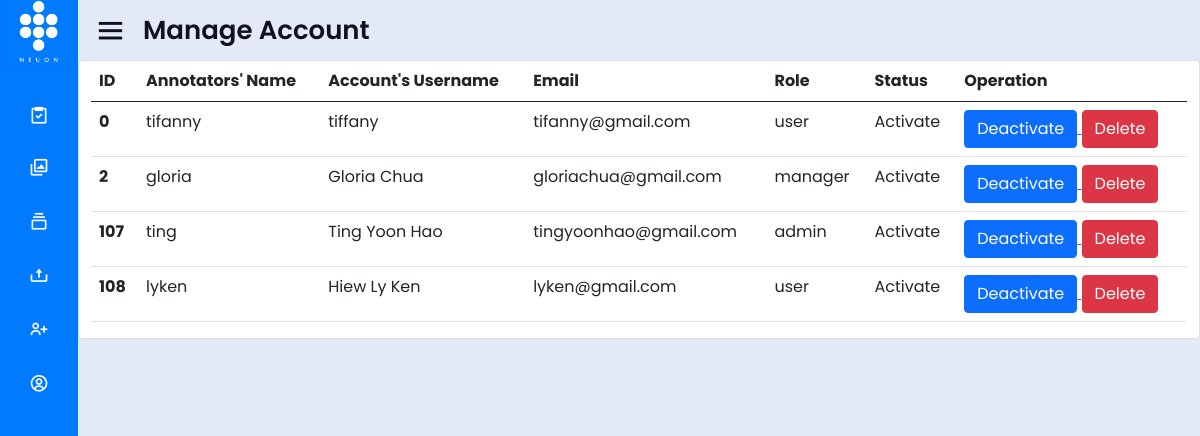
The app's page /Admin_ManageAccount.php (signed in) with its own data.
### tables this page shows
CREATE TABLE `users` (
  `id` int(11) NOT NULL,
  `role` enum('user','manager','admin') NOT NULL,
  `username` varchar(255) NOT NULL,
  `password` varchar(255) NOT NULL,
  `name` varchar(100) NOT NULL,
  `email` varchar(100) NOT NULL,
  `status` varchar(25) NOT NULL DEFAULT 'Activate'
);

### Admin_ManageAccount.php (the view, shortened to what this page needs)
<?php
   include "db_conn.php";
   if (isset($_SESSION['username']) && isset($_SESSION['id'])) {   ?>
<!DOCTYPE html>
<html lang="en" dir="ltr">
  <head>
    <link rel="stylesheet" href="css/style.css">
    <link href="https://cdn.jsdelivr.net/npm/bootstrap@5.0.0-beta1/dist/css/bootstrap.min.css" rel="stylesheet">
    <link href='https://unpkg.com/boxicons@2.0.7/css/boxicons.min.css' rel='stylesheet'>
   </head>
<body>
  <div class="sidebar close">
    <div class="logo-details">
    <a href="home.php">
				<img src="Images/NeuonAI_Logo.png" height="75px" width="75px">
			</a>
    </div>
    <ul class="nav-links">
    <li>
					<a href="Admin_Task.php">
						<i class='bx bx-task' ></i>
					</a>
				</li>
      <li>
        <a href="Admin_AnnotateTool.php">
          <i class='bx bx-images'></i>
        </a>
      </li>
      <li>
        <div class="iocn-link">
          <a href="Admin_ManageTask.php">
            <i class='bx bx-collection' ></i>
          </a>
        </div>
      </li>
      <li>
					<div class="iocn-link">
						<a href="../final/admin_upload/Admin_UploadTask.php">
							<i class='bx bx-upload'></i>
						</a>
					</div>
				</li>
      <li>
        <a href="Admin_CreateAccount.php">
          <i class='bx bx-user-plus'></i>
        </a>
      </li>
      <li>
        <a href="Admin_ManageAccount.php">
        <i class='bx bx-user-circle'></i>
        </a>
      </li>
</ul>
  </div>
  <section class="home-section">
    <div class="home-content">
      <i class='bx bx-menu' ></i>
      <span class="text">Manage Account</span>
    </div>
    <div class=home-body>
        <div class="wrap">
          <div class="card">
            <div class = "container">
              <table class="table">
        <thead>
          <tr>
          <th scope="col">ID</th>
          <th scope="col">Annotators' Name</th>
            <th scope="col">Account's Username</th>
            <th scope="col">Email</th>
            <th scope="col">Role</th>
            <th scope="col">Status</th>
            <th scope="col">Operation</th>
          </tr>
        </thead>
        <tbody>
          <?php
          $sql="Select * from `users`";
          $result=mysqli_query($conn,$sql);
          if($result){
              while($row=mysqli_fetch_assoc($result)){
                  $id=$row['id'];
                  $username=$row['username'];
                  $NAME=$row['name'];
                  $email=$row['email'];
                  $role=$row['role'];
                  $status=$row['status'];
                  echo ' <tr>';
                  echo '<th scope="row">'.$id.'</th>';
                  echo'<td>'.$username.'</td>';
                  echo'<td>'.$NAME.'</td>';
                  echo'<td>'.$email.'</td>';
                  echo'<td>'.$role.'</td>';
                  echo'<td>'.$status.'</td>';
                 echo '<td>';
                  if($status=="Activate")
                  {
                  echo '<a href="AccountStatus_Deactivate.php?id='.$id.'" >
                  <button class="btn btn-primary">Deactivate</button>
                  </a>';
                  }else
                  {
                    echo '<a href="AccountStatus_Activate.php?id='.$id.'" >
                    <button class="btn btn-primary">Activate</button>
                    </a>';
                  }
                  echo '
                    <button type="button" class="btn btn-danger delete_btn" id='.$id.'>Delete</a></button>
                  </button>';
              echo '</td>';
                echo '</tr>';
              }
          }
          ?>
        </tbody>
      </table>
          </div>
          </div>
    </div>
  </section>
</body>
</html>
<?php }else{
	header("Location: index.php");
} ?>

### final/css/style.css (style rules this page uses)
* { margin: 0; padding: 0; box-sizing: border-box; font-family: 'Poppins', sans-serif; }
.sidebar { position: fixed; top: 0; left: 0; height: 100%; width: 260px; background: #007aff; z-index: 100; transition: all 0.5s ease; }
.sidebar.close { width: 78px; }
.sidebar .logo-details { height: 60px; width: 100%; display: flex; align-items: center; }
.sidebar .nav-links { height: 100%; padding: 30px 0 150px 0; overflow: auto; }
.sidebar.close .nav-links { overflow: visible; }
.sidebar .nav-links li { position: relative; list-style: none; transition: all 0.4s ease; }
.sidebar .nav-links li .iocn-link { display: flex; align-items: center; justify-content: space-between; }
.sidebar.close .nav-links li .iocn-link { display: block }
.sidebar .nav-links li i { height: 50px; min-width: 78px; text-align: center; line-height: 50px; color: #fff; font-size: 20px; cursor: pointer; transition: all 0.3s ease; }
.sidebar .nav-links li a { display: flex; align-items: center; text-decoration: none; }
.home-section { position: relative; background: #E4E9F7; min-height: 100vh; left: 260px; min-width: calc(100% - 260px); transition: all 0.5s ease; overflow-x: scroll; margin:0; padding:0; }
.sidebar.close ~ .home-section { left: 78px; width: calc(100% - 78px); }
.home-section .home-content { height: 60px; display: flex; align-items: center; }
.home-section .home-content .bx-menu, .home-section .home-content .text { color: #11101d; font-size: 35px; }
.home-section .home-content .bx-menu { margin: 0 15px; cursor: pointer; }
.home-section .home-content .text { font-size: 26px; font-weight: 600; }

### records on screen
users: id "0", username "tifanny", name "tiffany", email "tifanny@gmail.com", role "user", status "Activate"
users: id "2", username "gloria", name "Gloria Chua", email "gloriachua@gmail.com", role "manager", status "Activate"
users: id "107", username "ting", name "Ting Yoon Hao", email "tingyoonhao@gmail.com", role "admin", status "Activate"
users: id "108", username "lyken", name "Hiew Ly Ken", email "lyken@gmail.com", role "user", status "Activate"
